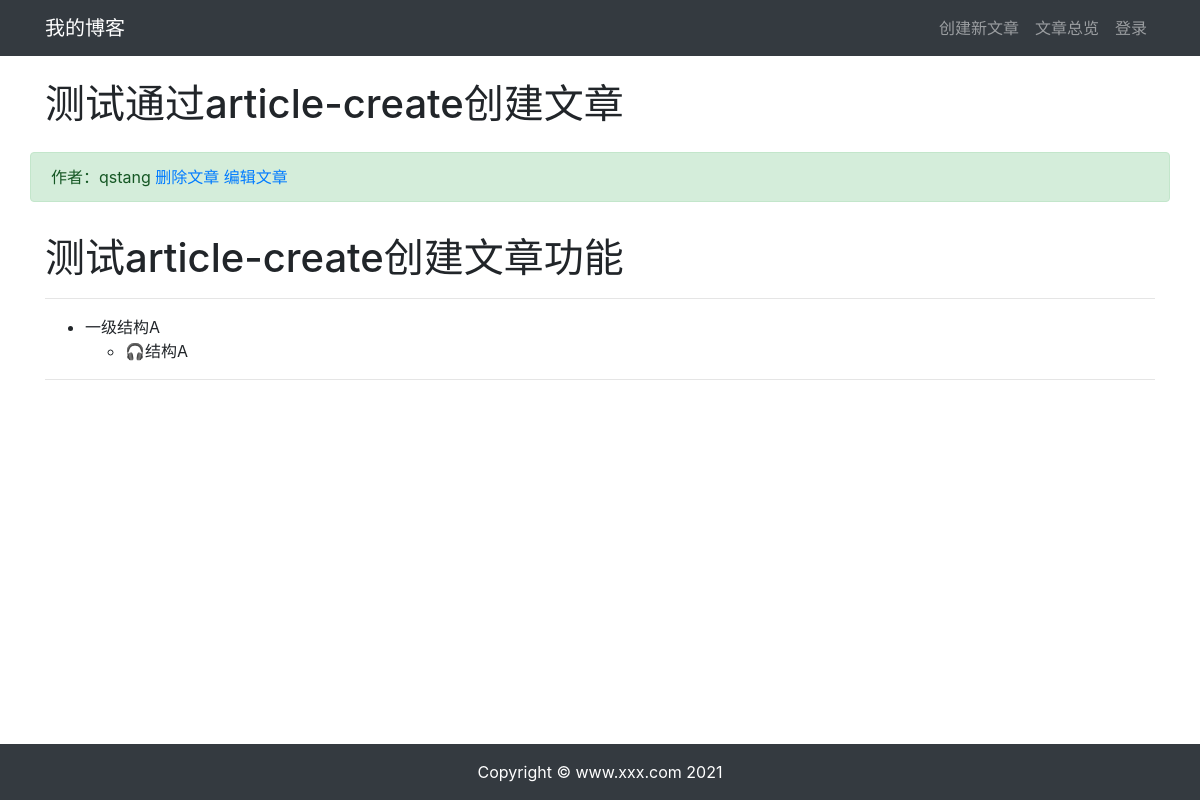
The page /article/article-detail/9/ on the database its author committed.
### article/models.py (models this page shows, shortened)
class ArticlePost(models.Model):
    author = models.ForeignKey(User, on_delete=models.CASCADE)
    title = models.CharField(max_length=100)
    body = models.TextField()
    created = models.DateTimeField(default=timezone.now)
    updated = models.DateTimeField(auto_now=True)
    class Meta:
        ordering = ('-created',)

### article/views.py (the view)
# urls.py: path('article-detail/<int:id>/', views.article_detail, name='article_detail'),
def article_detail(request, id):
    article = ArticlePost.objects.get(id=id)
    article.body = markdown.markdown(article.body,
                                     extensions=[
                                         'markdown.extensions.extra',
                                         'markdown.extensions.codehilite'
                                     ])
    context = {'article': article}
    return render(request, 'article/detail.html', context)

### templates/article/detail.html (shortened to what this page needs)
{% extends "base.html" %}
{% load staticfiles %}
{% block content %}
<div class="container">
    <div class="row">
        <h1 class="col-12 mt-4 mb-4">{{ article.title }}</h1>
        <div class="col-12 alert alert-success">作者：{{ article.author }}
            <a href="#" onclick="confirm_safe_delete()">删除文章</a>
            <a href="{% url 'article:article_update' article.id %}">编辑文章</a>
        </div>
        <div class="col-12">
            <p>{{ article.body|safe }}</p>
        </div>
    </div>
</div>
{% endblock content %}

### rows shown on the page
ArticlePost: title "测试通过article-create创建文章", author "qstang", body "测试article-create创建文章功能 一级结构A 🎧结构A"
